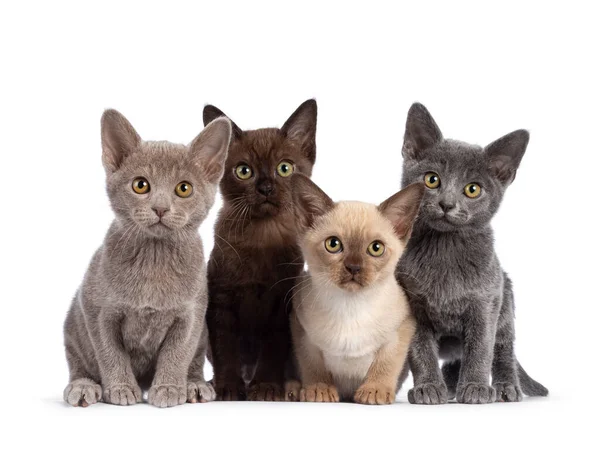
#> input picture Photos/cats-group.jpg, 600 x 450 px
$ python smoothing.py
#> lines starting #> are read from the running program, lines starting #| are printed output that depends on the picture
import cv2 as cv

img = cv.imread("Photos/cats-group.jpg")
#> img is the input picture: shape (450, 600, 3); mean B, G, R 187.5, 190.3, 197.1
cv.imshow("Normal", img)

## Averaging ##

average = cv.blur(img, (7,7))
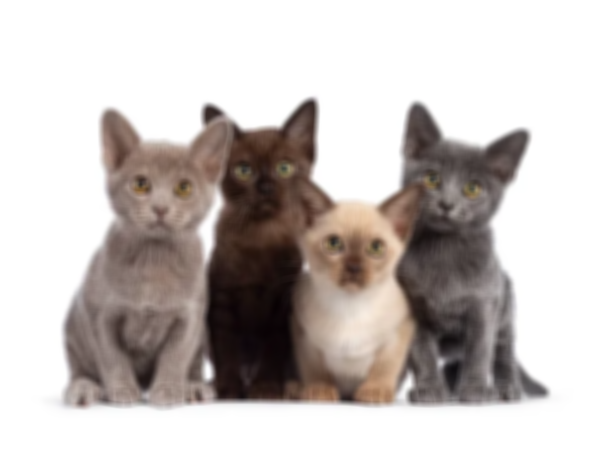
#> average: shape (450, 600, 3); mean B, G, R 187.5, 190.3, 197.1
cv.imshow("AVG Blur", average)


gauss = cv.GaussianBlur(img, (7,7), 0)
cv.imshow("Gaussian Blur", gauss)


## Median Blur ##
median = cv.medianBlur(img, 3)
cv.imshow("Median Blur", median)

## Bilateral Blur ##
# | Applies blur while maintaining edges | #
# Most Effecive #

# Similar to Median -- Seems to apply a smudge #
bi_blur = cv.bilateralFilter(img, 10, 35, 25)
cv.imshow("Bi Lateral Filtering", bi_blur)


cv.waitKey(0)
